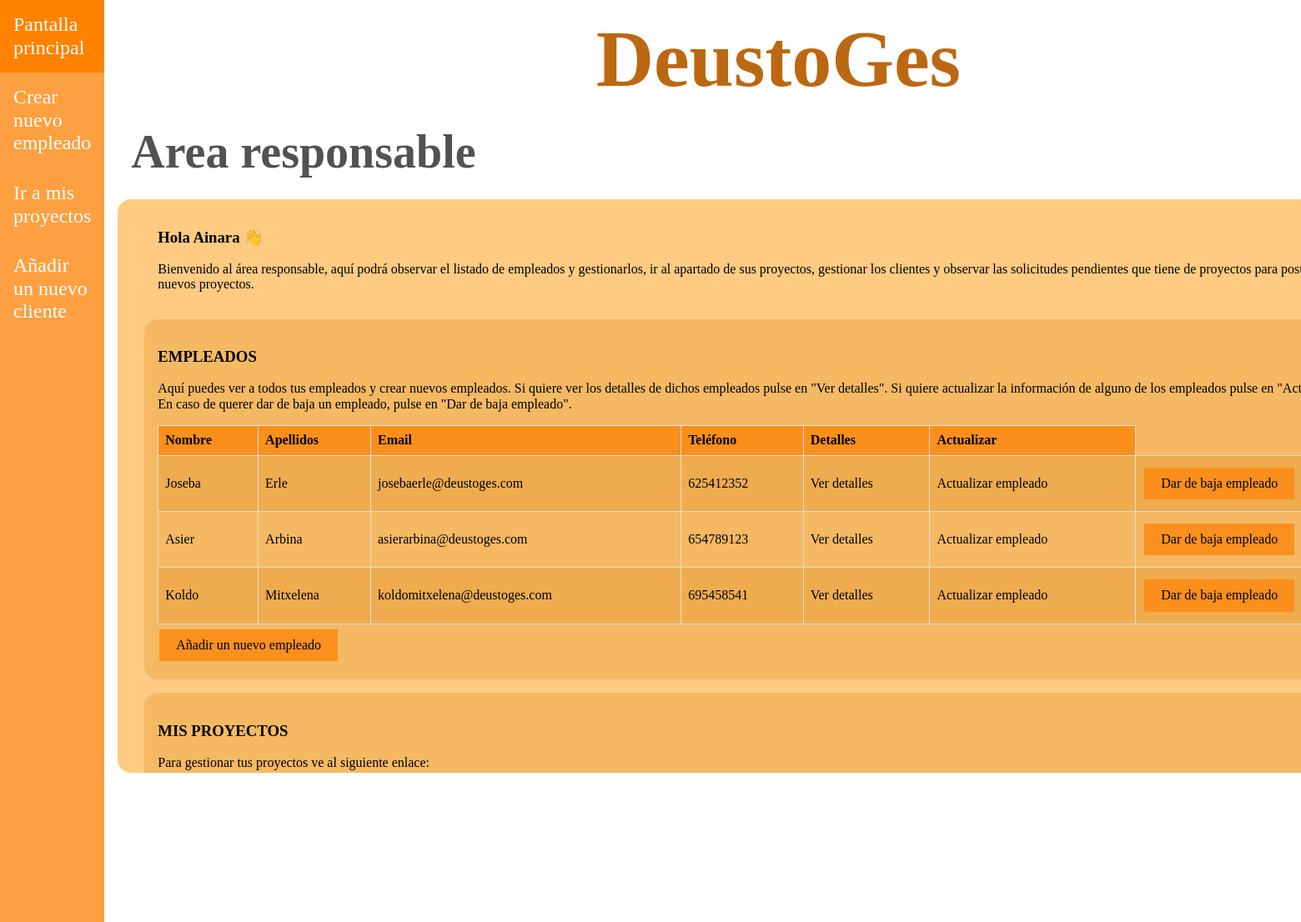
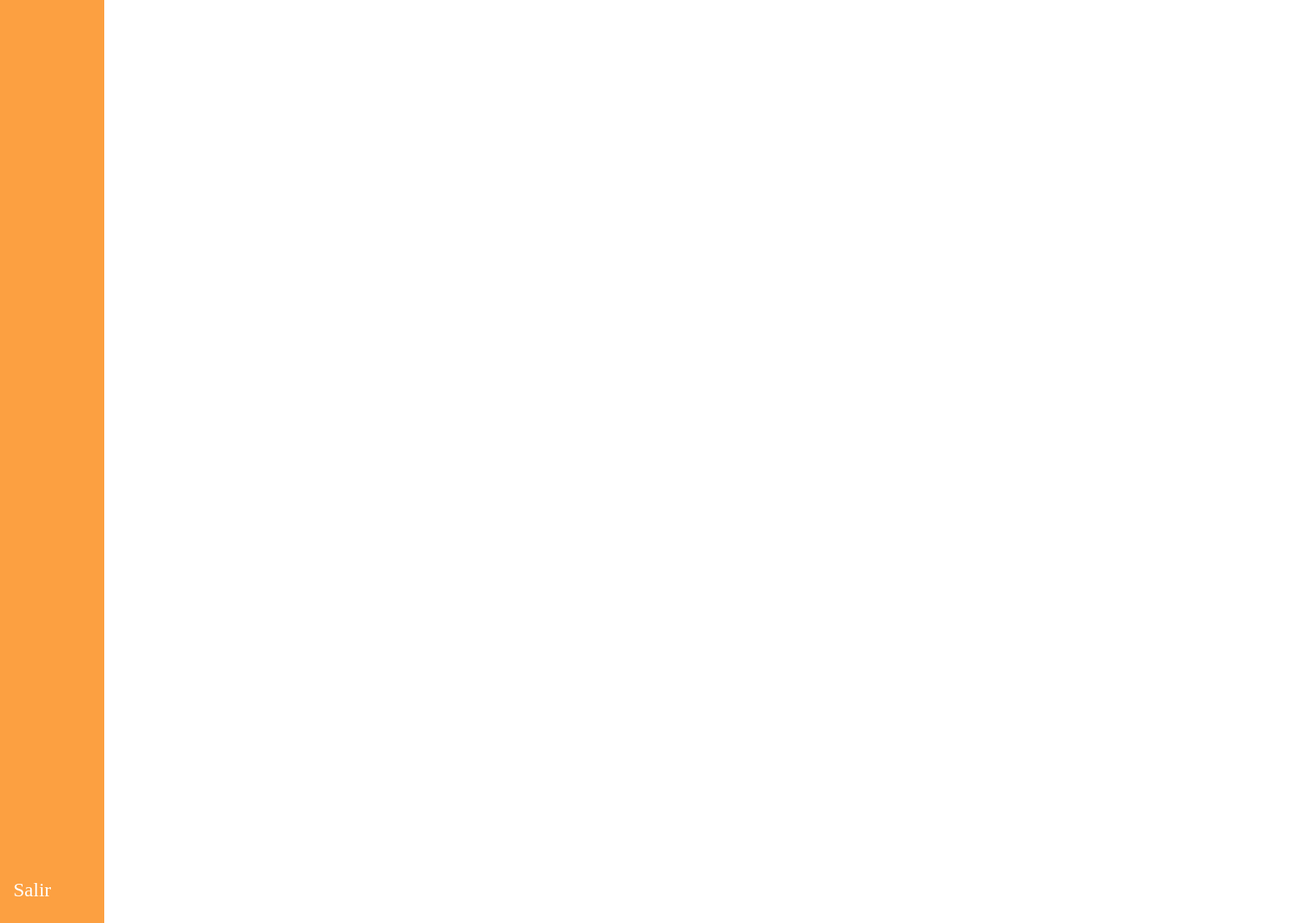
Screenshot of /appDeustoGes/responsables/3 with the database file from the repository (2 pictures, top to bottom).
### appDeustoGes/models.py (models this page shows, shortened)
class Empleado(models.Model):
    dni = models.CharField(max_length=9)
    nombre = models.CharField(max_length=15)
    apellidos = models.CharField(max_length=40, default="")
    email = models.EmailField()
    telefono = models.PositiveIntegerField()
    responsable = models.BooleanField(default=False)
    usuario = models.CharField(max_length=50, default="", blank=False)
    contraseña = models.CharField(max_length=50, default="deustoges", blank=False)
    created = models.DateTimeField(auto_now_add=True,blank=True, null=True)
    updated = models.DateTimeField(auto_now=True, blank=True, null=True)
    class Meta:
        verbose_name = "empleado"
        verbose_name_plural = "empleados"

### appDeustoGes/views.py (the view)
# urls.py: path("/responsables/<int:id_responsable>", views.pantalla_responsable, name='pantalla_responsable'),
def pantalla_responsable(request, id_responsable):
    responsable = get_object_or_404(Empleado, id=id_responsable)
    empleados = Empleado.objects.all()
    proyectos = Proyecto.objects.all()
    clientes = Cliente.objects.all()
    solicitudes = Solicitud.objects.all()
    return render(request, 'appDeustoGes/pantalla_responsable.html', {'empleados': empleados,
                                                                      'responsable': responsable,
                                                                      'proyectos': proyectos,
                                                                      'clientes': clientes, 'solicitudes': solicitudes})

### appDeustoGes/models.py (called while the page is built)
    def __str__(self):
        return str(self.nombre) + " (" + str(self.direccion) + ")"

### templates/appDeustoGes/pantalla_responsable.html (shortened to what this page needs)
{% extends "base.html" %}
{% block css %}
    <link rel="stylesheet" href="/../static/css/normalize.css">
    <link rel="stylesheet" href="/../static/css/style.css">
{% endblock %}
{% block nav_header %}
    <nav class="barra-lateral">
        <ul class="listado-barra-lateral">
            <div>
                <li><a href="">Pantalla principal</a></li>
                <li><a href="{% url 'empleado_create' responsable.id %}">Crear nuevo empleado</a></li>
                <li><a href="{% url 'proyectos_index' responsable.id %}">Ir a mis proyectos</a></li>
                <li><a href="{% url 'cliente_create' responsable.id %}">Añadir un nuevo cliente</a></li>
            </div>
            <div>
                <li><a href="{% url 'login' %}">Salir</a></li>
            </div>
        </ul>
    </nav>
{% endblock %}
{% block main_contenido %}
    <h2>Area responsable</h2>
<div class="contenido">
    <div class="introduccion">
        <h3>Hola {{ responsable.nombre }} 👋</h3>
    <p>Bienvenido al área responsable, aquí podrá observar el listado de empleados y gestionarlos,
    ir al apartado de sus proyectos, gestionar los clientes y observar las solicitudes pendientes
    que tiene de proyectos para posteriormente crear nuevos proyectos.</p>
    </div>
    <div class="responsable-overflow">
        <div class="contenido_interno">
            <h3>EMPLEADOS</h3>
            <p>Aquí puedes ver a todos tus empleados y crear nuevos empleados. Si quiere ver los detalles de dichos
            empleados pulse en "Ver detalles". Si quiere actualizar la información de alguno de los empleados pulse
            en "Actualizar empleado". En caso de querer dar de baja un empleado, pulse en "Dar de baja empleado".</p>
            <table class="estilos-table">
                <thead>
                    <tr>
                        <th>Nombre</th>
                        <th>Apellidos</th>
                        <th>Email</th>
                        <th>Teléfono</th>
                        <th>Detalles</th>
                        <th>Actualizar</th>
                    </tr>
                </thead>
                <tbody>
                    {% for empleado in empleados %}
                        {% if empleado.responsable == 0 %}
                            <tr>
                                <td>{{ empleado.nombre }}</td>
                                <td>{{ empleado.apellidos }}</td>
                                <td>{{ empleado.email }}</td>
                                <td>{{ empleado.telefono }}</td>
                                <td><a href="{% url 'empleado_detail' responsable.id empleado.id %}">Ver detalles</a></td>
                                <td><a href="{% url 'empleado_update' responsable.id empleado.id %}">Actualizar empleado</a></td>
                                <td><a href="{% url 'delete_empleado' responsable.id empleado.id %}"
                                       class="añadir-button">Dar de baja empleado</a></td>
                            </tr>
                        {% endif %}
                    {% endfor %}
                </tbody>
            </table>
            <button class="añadir-button">
                <a href="{% url 'empleado_create' responsable.id %}">Añadir un nuevo empleado</a>
            </button>
        </div>
        <div class="contenido_interno">
            <h3>MIS PROYECTOS</h3>
            <p>Para gestionar tus proyectos ve al siguiente enlace:</p>
        </div>
    </div>
    </div>
</div>
{% endblock %}

### static/css/style.css (style rules this page uses)
html { box-sizing: border-box; }
*, *:before, *:after { box-sizing: inherit; }
a { text-decoration: none; color: black; }
ul { list-style: none; margin: 0; padding: 0; }
.flex { display: flex; }
h2 { margin-block:0; padding-block: 1.5rem; margin-left: 2rem; font-size: 3.5rem; width: 100%; color: rgba(0, 0, 0, 0.678); }
.barra-lateral { max-width: 15rem; background-color: rgba(252, 140, 24, 0.82); height: 100vh; }
.listado-barra-lateral { display: grid; grid-template-rows: 93vh 7vh; }
.listado-barra-lateral a { font-size: 1.5rem; color: white; display: block; padding: 1rem; }
.contenido { padding: 1rem; margin-left: 1rem; width: 100rem; height: 43rem; background-color: rgba(255, 149, 0, 0.49); border-radius: 1rem; }
.responsable-overflow { height: 35rem; overflow: scroll; overflow-x: hidden; }
.introduccion { margin-inline: 2rem; }
.contenido_interno { margin-inline: 1rem; padding: 1rem; background-color: rgba(216, 136, 24, 0.27); margin-block: 1rem; border-radius: 1rem; }
.estilos-table { width: 100%; border-collapse: collapse; }
.estilos-table th { background-color: rgba(252, 140, 24, 0.91); border: 1px solid #dddddd; text-align: left; padding: 8px; }
.estilos-table td { border: 1px solid #dddddd; text-align: left; padding: 8px; }
.estilos-table tr:nth-child(odd) { background-color: rgba(216, 136, 24, 0.27); }
.estilos-table td a { text-decoration: none; color: black; }
.añadir-button { background-color: rgba(252, 140, 24, 0.91); text-align: center; border: none; color: white; padding: 10px 20px; text-decoration: none; display: inline-block; font-size: 16px; margin: 6px 2px; transition-duration: 0.4s; cursor: pointer; }

### rows the page displays
Empleado: nombre "Ainara"
Empleado: nombre "Joseba", apellidos "Erle", email "josebaerle@deustoges.com", telefono "625412352"
Empleado: nombre "Asier", apellidos "Arbina", email "asierarbina@deustoges.com", telefono "654789123"
Empleado: nombre "Koldo", apellidos "Mitxelena", email "koldomitxelena@deustoges.com", telefono "695458541"
